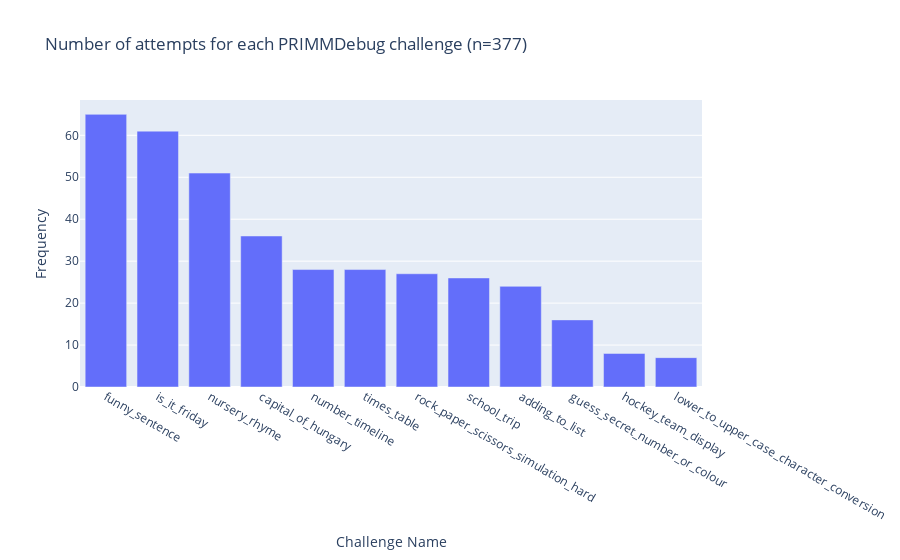
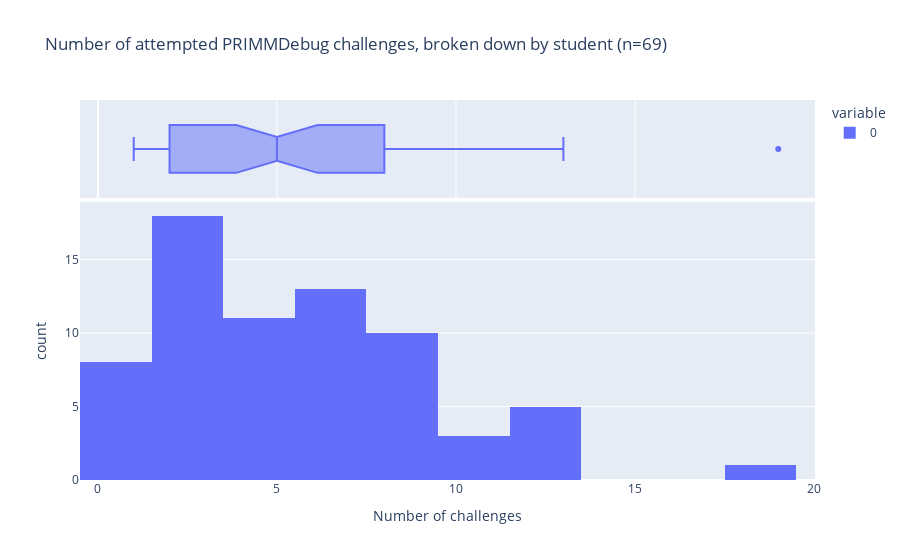
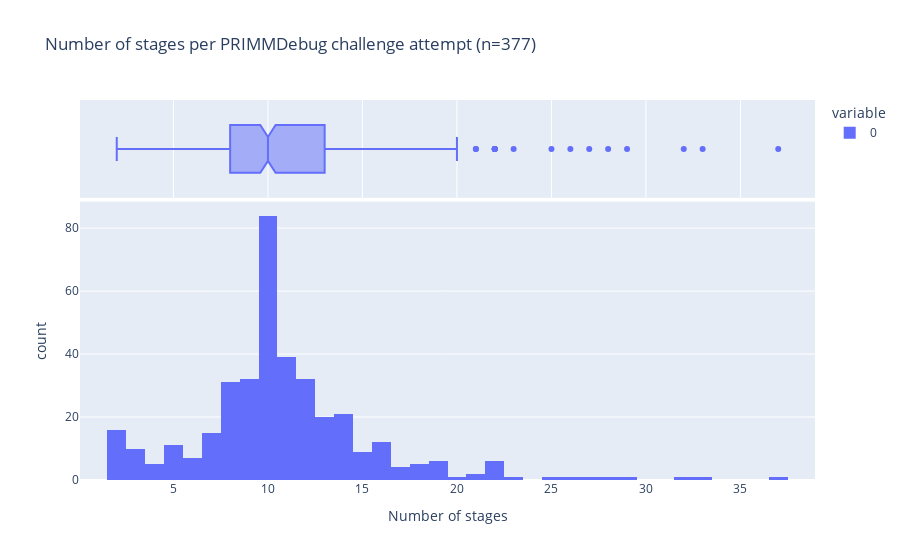
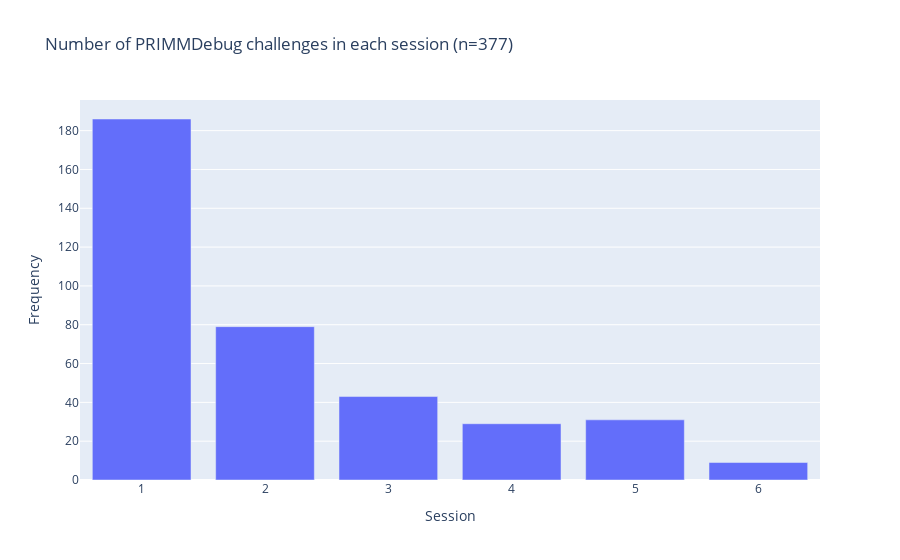

Here is the notebook cell these charts were saved with, in order:
### Markdown cell above
## 1. Summary Statistics

### Log Data Summary
This data displays the following summary statistics to give information into the scale of the data we collected. We report below on:
- Number of exercises
  - Per student
  - Per session
- Number of PRIMMDebug stages
  - Per challenge attempt

### Code cell
print(f"Number of attempted PRIMMDebug challenges: {len(EXERCISE_LOGS)}")
print(f"Number of completed PRIMMDebug stages: {len(STAGE_LOGS)}")
total_time: float = sum([ExerciseLogProcessor.get_time_on_exercise(exercise_log) for exercise_log in EXERCISE_LOGS])
print(f"Total time on PRIMMDebug challenges: {datetime.timedelta(seconds=total_time)}\n")

print(f"Number of students who consented to taking part in the study: {11+16+25+26+16}")
print(f"Total number of students who attempted at least one PRIMMDebug challenge: {len(STUDENT_IDS)}\n") #TODO: Clean number of student IDs to those who only attempted one exercise

#Number of attempts at each PRIMMDebug challenge
challenge_attempts: dict[str, int] = {}
for exercise_log in EXERCISE_LOGS:
    challenge_attempts[exercise_log.exercise_name] = challenge_attempts.get(exercise_log.exercise_name, 0) + 1
challenge_attempts = dict(sorted(challenge_attempts.items(), key=lambda item: item[1], reverse=True)) #Sort by frequency
px.bar(
    x = challenge_attempts.keys(),
    y = challenge_attempts.values(),
    labels = {"x": "Challenge Name", "y": "Frequency"},
    title=f"Number of attempts for each PRIMMDebug challenge (n={len(EXERCISE_LOGS)})"
).show()

#Number of challenges attempted by each student
challenges_per_student: dict[str, int] = {}
for exercise in EXERCISE_LOGS:
    student_id: str = exercise.student_id
    challenges_per_student[student_id] = challenges_per_student.get(student_id, 0) + 1
px.histogram(
    challenges_per_student.values(),
    marginal="box",
    labels={"value": "Number of challenges", "count": "Frequency"},
    title=f"Number of attempted PRIMMDebug challenges, broken down by student (n={len(challenges_per_student)})"
).show()

# Number of stages per PRIMMDebug challenge attempt
stages_per_challenge_attempt: list[int] = [len(exercise.stage_logs) for exercise in EXERCISE_LOGS]
px.histogram(
    stages_per_challenge_attempt,
    marginal="box",
    labels={"value": "Number of stages", "count": "Frequency"},
    title=f"Number of stages per PRIMMDebug challenge attempt (n={len(stages_per_challenge_attempt)})"
).show()

# Number of challenge attempts per session
attempts_per_session: dict[int, int] = {}
for session, logs in EXERCISE_LOGS_PER_SESSION.items():
    attempts_per_session[session] = len(logs)
px.bar(
    x=attempts_per_session.keys(),
    y=attempts_per_session.values(),
    labels={"x": "Session", "y": "Frequency"},
    title=f"Number of PRIMMDebug challenges in each session (n={sum(attempts_per_session.values())})"
).show()

# Final stage of PRIMMDebug challenge attempts
challenge_end_stages: dict[str, int] = dict(Counter([ExerciseLogProcessor.get_last_stage(exercise_log).stage_name.name for exercise_log in EXERCISE_LOGS]))
challenge_end_stages = {stage.name: challenge_end_stages.get(stage.name, 0) for stage in DebuggingStage if stage.name not in ["completed_test", "exit"]}
px.bar(
    x=list(challenge_end_stages.keys()),
    y=list(challenge_end_stages.values()),
    labels={"x": "PRIMMDebug stage", "y": "Frequency"},
    title=f"Final stage of PRIMMDebug challenge attempts (n={len(EXERCISE_LOGS)})"
).show()

### Figure 1 — Plotly figure (JSON) as saved in the notebook; plotly's stock layout.template omitted (floating-point values rounded to 4 significant figures)
{"data": [{"hovertemplate": "Challenge Name=%{x}<br>Frequency=%{y}<extra></extra>", "legendgroup": "", "marker": {"color": "#636efa", "pattern": {"shape": ""}}, "name": "", "orientation": "v", "showlegend": false, "textposition": "auto", "type": "bar", "x": ["funny_sentence", "is_it_friday", "nursery_rhyme", "capital_of_hungary", "number_timeline", "times_table", "rock_paper_scissors_simulation_hard", "school_trip", "adding_to_list", "guess_secret_number_or_colour", "hockey_team_display", "lower_to_upper_case_character_conversion"], "xaxis": "x", "y": [65, 61, 51, 36, 28, 28, 27, 26, 24, 16, 8, 7], "yaxis": "y"}], "layout": {"barmode": "relative", "legend": {"tracegroupgap": 0}, "title": {"text": "Number of attempts for each PRIMMDebug challenge (n=377)"}, "xaxis": {"anchor": "y", "domain": [0, 1], "title": {"text": "Challenge Name"}}, "yaxis": {"anchor": "x", "domain": [0, 1], "title": {"text": "Frequency"}}}}

### Figure 2 — Plotly figure (JSON) as saved in the notebook; plotly's stock layout.template omitted (floating-point values rounded to 4 significant figures)
{"data": [{"bingroup": "x", "hovertemplate": "variable=0<br>Number of challenges=%{x}<br>count=%{y}<extra></extra>", "legendgroup": "0", "marker": {"color": "#636efa", "pattern": {"shape": ""}}, "name": "0", "orientation": "v", "showlegend": true, "type": "histogram", "x": [7, 11, 13, 8, 12, 2, 7, 12, 13, 7, 4, 12, 3, 8, 19, 3, 8, 9, 1, 8, 7, 3, 6, 7, 7, 8, 7, 5, 9, 4, 4, 1, 2, 11, 4, 7, 5, 8, 8, 4, 1, 8, 10, 6, 4, 3, 2, 6, 4, 4, 3, 5, 1, 2, 6, 2, 6, 2, 2, 2, 2, 1, 1, 2, 2, 1, 2, 2, 1], "xaxis": "x", "yaxis": "y"}, {"hovertemplate": "variable=0<br>Number of challenges=%{x}<extra></extra>", "legendgroup": "0", "marker": {"color": "#636efa"}, "name": "0", "notched": true, "showlegend": false, "type": "box", "x": [7, 11, 13, 8, 12, 2, 7, 12, 13, 7, 4, 12, 3, 8, 19, 3, 8, 9, 1, 8, 7, 3, 6, 7, 7, 8, 7, 5, 9, 4, 4, 1, 2, 11, 4, 7, 5, 8, 8, 4, 1, 8, 10, 6, 4, 3, 2, 6, 4, 4, 3, 5, 1, 2, 6, 2, 6, 2, 2, 2, 2, 1, 1, 2, 2, 1, 2, 2, 1], "xaxis": "x2", "yaxis": "y2"}], "layout": {"barmode": "relative", "legend": {"title": {"text": "variable"}, "tracegroupgap": 0}, "title": {"text": "Number of attempted PRIMMDebug challenges, broken down by student (n=69)"}, "xaxis": {"anchor": "y", "domain": [0, 1], "title": {"text": "Number of challenges"}}, "xaxis2": {"anchor": "y2", "domain": [0, 1], "matches": "x", "showgrid": true, "showticklabels": false}, "yaxis": {"anchor": "x", "domain": [0, 0.7326], "title": {"text": "count"}}, "yaxis2": {"anchor": "x2", "domain": [0.7426, 1], "matches": "y2", "showgrid": false, "showline": false, "showticklabels": false, "ticks": ""}}}

### Figure 3 — Plotly figure (JSON) as saved in the notebook; plotly's stock layout.template omitted (floating-point values rounded to 4 significant figures; data arrays with more than 128 entries replaced by an {"elided": "..."} marker saying what was removed)
{"data": [{"bingroup": "x", "hovertemplate": "variable=0<br>Number of stages=%{x}<br>count=%{y}<extra></extra>", "legendgroup": "0", "marker": {"color": "#636efa", "pattern": {"shape": ""}}, "name": "0", "orientation": "v", "showlegend": true, "type": "histogram", "x": {"elided": "377 int values"}, "xaxis": "x", "yaxis": "y"}, {"hovertemplate": "variable=0<br>Number of stages=%{x}<extra></extra>", "legendgroup": "0", "marker": {"color": "#636efa"}, "name": "0", "notched": true, "showlegend": false, "type": "box", "x": {"elided": "377 int values"}, "xaxis": "x2", "yaxis": "y2"}], "layout": {"barmode": "relative", "legend": {"title": {"text": "variable"}, "tracegroupgap": 0}, "title": {"text": "Number of stages per PRIMMDebug challenge attempt (n=377)"}, "xaxis": {"anchor": "y", "domain": [0, 1], "title": {"text": "Number of stages"}}, "xaxis2": {"anchor": "y2", "domain": [0, 1], "matches": "x", "showgrid": true, "showticklabels": false}, "yaxis": {"anchor": "x", "domain": [0, 0.7326], "title": {"text": "count"}}, "yaxis2": {"anchor": "x2", "domain": [0.7426, 1], "matches": "y2", "showgrid": false, "showline": false, "showticklabels": false, "ticks": ""}}}

### Figure 4 — Plotly figure (JSON) as saved in the notebook; plotly's stock layout.template omitted (floating-point values rounded to 4 significant figures)
{"data": [{"hovertemplate": "Session=%{x}<br>Frequency=%{y}<extra></extra>", "legendgroup": "", "marker": {"color": "#636efa", "pattern": {"shape": ""}}, "name": "", "orientation": "v", "showlegend": false, "textposition": "auto", "type": "bar", "x": [1, 2, 5, 4, 3, 6], "xaxis": "x", "y": [186, 79, 31, 29, 43, 9], "yaxis": "y"}], "layout": {"barmode": "relative", "legend": {"tracegroupgap": 0}, "title": {"text": "Number of PRIMMDebug challenges in each session (n=377)"}, "xaxis": {"anchor": "y", "domain": [0, 1], "title": {"text": "Session"}}, "yaxis": {"anchor": "x", "domain": [0, 1], "title": {"text": "Frequency"}}}}
